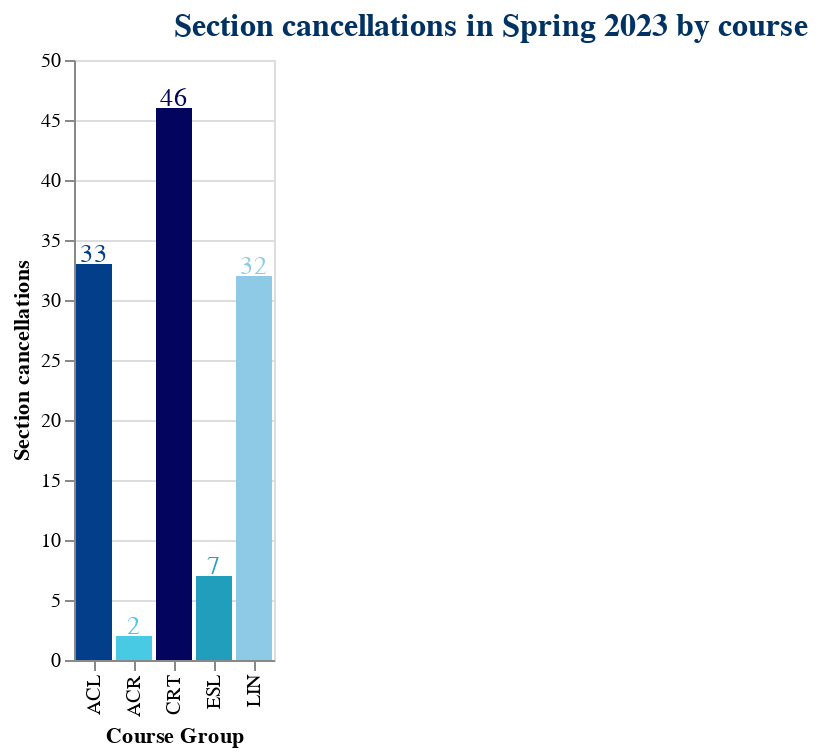

Write notebook code for a chart like this one.
### Code cell
source = pd.DataFrame({'Course Group': ['ACL', 'ACR', 'CRT', 'ESL', 'LIN'], 'Cancelled': status_pivot.iloc[1]})

custom_color_scale = alt.Scale(
    domain=['ACL', 'ACR', 'CRT', 'ESL', 'LIN'],
    range=[ '#023e8a', '#48cae4', '#03045e', '#219ebc', '#8ecae6'])

chart = alt.Chart(source).mark_bar().encode(
    x=alt.X('Course Group', axis=alt.Axis(title='Course Group')),
    y=alt.Y('Cancelled', stack=True, axis=alt.Axis(title='Section cancellations')),
    color=alt.Color('Course Group', scale=custom_color_scale, legend=None)
)

title = alt.TitleParams(text='Section cancellations in Spring 2023 by course', align='left', fontSize=16, fontWeight='bold', color='#003264')
chart = chart.properties(title=title)

text = chart.mark_text(align='center', baseline='middle', dy=-5, size=13).encode(text='Cancelled')

whole = chart + text

whole

### Figure 1 — Vega-Lite specification as saved in the notebook (floating-point values rounded to 4 significant figures)
{"config": {"view": {"continuousWidth": 400, "continuousHeight": 300}}, "layer": [{"mark": "bar", "encoding": {"color": {"field": "Course Group", "legend": null, "scale": {"domain": ["ACL", "ACR", "CRT", "ESL", "LIN"], "range": ["#023e8a", "#48cae4", "#03045e", "#219ebc", "#8ecae6"]}, "type": "nominal"}, "x": {"axis": {"title": "Course Group"}, "field": "Course Group", "type": "nominal"}, "y": {"axis": {"title": "Section cancellations"}, "field": "Cancelled", "stack": true, "type": "quantitative"}}, "title": {"text": "Section cancellations in Spring 2023 by course", "align": "left", "color": "#003264", "fontSize": 16, "fontWeight": "bold"}}, {"mark": {"type": "text", "align": "center", "baseline": "middle", "dy": -5, "size": 13}, "encoding": {"color": {"field": "Course Group", "legend": null, "scale": {"domain": ["ACL", "ACR", "CRT", "ESL", "LIN"], "range": ["#023e8a", "#48cae4", "#03045e", "#219ebc", "#8ecae6"]}, "type": "nominal"}, "text": {"field": "Cancelled", "type": "quantitative"}, "x": {"axis": {"title": "Course Group"}, "field": "Course Group", "type": "nominal"}, "y": {"axis": {"title": "Section cancellations"}, "field": "Cancelled", "stack": true, "type": "quantitative"}}, "title": {"text": "Section cancellations in Spring 2023 by course", "align": "left", "color": "#003264", "fontSize": 16, "fontWeight": "bold"}}], "data": {"name": "data-700afac87a07261270b99d030c6db08e"}, "$schema": "https://vega.github.io/schema/vega-lite/v4.17.0.json", "datasets": {"data-700afac87a07261270b99d030c6db08e": [{"Course Group": "ACL", "Cancelled": 33.0}, {"Course Group": "ACR", "Cancelled": 2.0}, {"Course Group": "CRT", "Cancelled": 46.0}, {"Course Group": "ESL", "Cancelled": 7.0}, {"Course Group": "LIN", "Cancelled": 32.0}]}}
